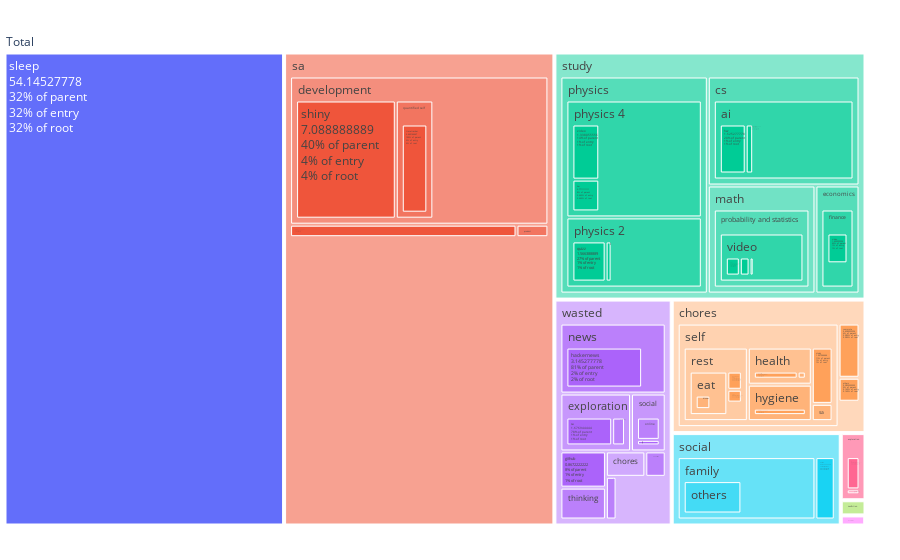

The code cell stored with this chart in its notebook:
### Code cell
# print(acts_agg)
import plotly.graph_objects as go

ids = None
labels = [act.name for act in all_acts]
texts = [act.shortname for act in all_acts]
## Make displayed labels short (recommended):
ids = labels
labels = texts
texts = ids
##
parents = [(act.parent and act.parent.name) or "" for act in all_acts]
# values = [relativedelta_total_seconds(act.duration) for act in all_acts]
values = [relativedelta_total_seconds(act.total_duration)/(3600) for act in all_acts]

# lim=19
# labels = labels[:lim]
# parents = parents[:lim]
# values = values[:lim]

# print(labels)
# print(texts)
# print(parents)
# print(values)

# https://plotly.com/python/treemaps/
# https://plotly.com/python/reference/treemap/
fig = go.Figure(go.Treemap(
    branchvalues = "total",
    ids = ids,
    labels = labels,
    parents = parents,
    values = values,
    text = texts,
    # textinfo = "text+value+percent parent+percent entry+percent root",
    textinfo = "label+value+percent parent+percent entry+percent root",
    hoverinfo = "label+text+value+percent parent+percent entry+percent root",
    # hoverinfo = "label+value+percent parent+percent entry+percent root",
))
# fig.update_layout(margin = dict(t=0, l=0, r=0, b=0))
fig.update_layout(margin = dict(t=30, l=0, r=30, b=30))
# fig.update_layout(uniformtext=dict(minsize=6, mode='hide'))
fig.show()

# fig = go.Figure(go.Treemap(
#     # branchvalues = "total",
#     labels = labels,
#     parents = parents,
#     values = values
# ))

# fig.show()

### Figure 1 — Plotly figure (JSON) as saved in the notebook; plotly's stock layout.template omitted (floating-point values rounded to 4 significant figures)
{"data": [{"branchvalues": "total", "hoverinfo": "label+text+value+percent parent+percent entry+percent root", "ids": ["Total", "sa", "sa_development", "sa_development_quantified self", "sa_development_quantified self_timetracker", "sa_development_shiny", "sa_p4v", "sa_product", "sa_product_evaluation", "wasted", "wasted_nonfiction", "wasted_nonfiction_reading", "wasted_social", "wasted_social_online", "wasted_social_online_forums", "wasted_social_family", "wasted_entertainment", "wasted_entertainment_video games", "wasted_news", "wasted_news_hackernews", "wasted_thinking", "wasted_thinking_self inspection", "wasted_chores", "wasted_chores_self", "wasted_chores_self_sa", "wasted_chores_self_sa_github", "wasted_chores_self_rest", "wasted_chores_self_rest_wakingup", "wasted_exploration", "wasted_exploration_sa", "wasted_exploration_gathering", "wasted_exploration_gathering_music", "wasted_github", "chores", "chores_self", "chores_self_rest", "chores_self_rest_glue", "chores_self_rest_eat", "chores_self_rest_eat_dinner", "chores_self_rest_eat_dinner_family", "chores_self_rest_eat_lunch", "chores_self_rest_wakingup", "chores_self_study", "chores_self_health", "chores_self_health_exercise", "chores_self_health_teeth", "chores_self_health_teeth_brush", "chores_self_health_teeth_floss", "chores_self_hygiene", "chores_self_hygiene_bath", "chores_self_sa", "chores_self_sa_github", "chores_others", "chores_commute", "social", "social_family", "social_family_others", "social_family_others_party", "social_online", "study", "study_math", "study_math_probability and statistics", "study_math_probability and statistics_video", "study_math_probability and statistics_video_lunch", "study_math_probability and statistics_video_eat", "study_math_probability and statistics_video_floss", "study_physics", "study_physics_physics 2", "study_physics_physics 2_quizz", "study_physics_physics 2_debug", "study_physics_physics 4", "study_physics_physics 4_hw", "study_physics_physics 4_video", "study_economics", "study_economics_finance", "study_economics_finance_video", "study_cs", "study_cs_ai", "study_cs_ai_hw", "study_cs_ai_halfhearted", "sleep", "nonfiction", "nonfiction_reading", "exploration", "exploration_sa", "exploration_gathering", "exploration_gathering_music", "meditation", "meditation_thinking"], "labels": ["Total", "sa", "development", "quantified self", "timetracker", "shiny", "p4v", "product", "evaluation", "wasted", "nonfiction", "reading", "social", "online", "forums", "family", "entertainment", "video games", "news", "hackernews", "thinking", "self inspection", "chores", "self", "sa", "github", "rest", "wakingup", "exploration", "sa", "gathering", "music", "github", "chores", "self", "rest", "glue", "eat", "dinner", "family", "lunch", "wakingup", "study", "health", "exercise", "teeth", "brush", "floss", "hygiene", "bath", "sa", "github", "others", "commute", "social", "family", "others", "party", "online", "study", "math", "probability and statistics", "video", "lunch", "eat", "floss", "physics", "physics 2", "quizz", "debug", "physics 4", "hw", "video", "economics", "finance", "video", "cs", "ai", "hw", "halfhearted", "sleep", "nonfiction", "reading", "exploration", "sa", "gathering", "music", "meditation", "thinking"], "parents": ["", "Total", "sa", "sa_development", "sa_development_quantified self", "sa_development", "sa", "sa", "sa_product", "Total", "wasted", "wasted_nonfiction", "wasted", "wasted_social", "wasted_social_online", "wasted_social", "wasted", "wasted_entertainment", "wasted", "wasted_news", "wasted", "wasted_thinking", "wasted", "wasted_chores", "wasted_chores_self", "wasted_chores_self_sa", "wasted_chores_self", "wasted_chores_self_rest", "wasted", "wasted_exploration", "wasted_exploration", "wasted_exploration_gathering", "wasted", "Total", "chores", "chores_self", "chores_self_rest", "chores_self_rest", "chores_self_rest_eat", "chores_self_rest_eat_dinner", "chores_self_rest_eat", "chores_self_rest", "chores_self", "chores_self", "chores_self_health", "chores_self_health", "chores_self_health_teeth", "chores_self_health_teeth", "chores_self", "chores_self_hygiene", "chores_self", "chores_self_sa", "chores", "chores", "Total", "social", "social_family", "social_family_others", "social", "Total", "study", "study_math", "study_math_probability and statistics", "study_math_probability and statistics_video", "study_math_probability and statistics_video", "study_math_probability and statistics_video", "study", "study_physics", "study_physics_physics 2", "study_physics_physics 2", "study_physics", "study_physics_physics 4", "study_physics_physics 4", "study", "study_economics", "study_economics_finance", "study", "study_cs", "study_cs_ai", "study_cs_ai", "Total", "Total", "nonfiction", "Total", "exploration", "exploration", "exploration_gathering", "Total", "meditation"], "text": ["Total", "sa", "sa_development", "sa_development_quantified self", "sa_development_quantified self_timetracker", "sa_development_shiny", "sa_p4v", "sa_product", "sa_product_evaluation", "wasted", "wasted_nonfiction", "wasted_nonfiction_reading", "wasted_social", "wasted_social_online", "wasted_social_online_forums", "wasted_social_family", "wasted_entertainment", "wasted_entertainment_video games", "wasted_news", "wasted_news_hackernews", "wasted_thinking", "wasted_thinking_self inspection", "wasted_chores", "wasted_chores_self", "wasted_chores_self_sa", "wasted_chores_self_sa_github", "wasted_chores_self_rest", "wasted_chores_self_rest_wakingup", "wasted_exploration", "wasted_exploration_sa", "wasted_exploration_gathering", "wasted_exploration_gathering_music", "wasted_github", "chores", "chores_self", "chores_self_rest", "chores_self_rest_glue", "chores_self_rest_eat", "chores_self_rest_eat_dinner", "chores_self_rest_eat_dinner_family", "chores_self_rest_eat_lunch", "chores_self_rest_wakingup", "chores_self_study", "chores_self_health", "chores_self_health_exercise", "chores_self_health_teeth", "chores_self_health_teeth_brush", "chores_self_health_teeth_floss", "chores_self_hygiene", "chores_self_hygiene_bath", "chores_self_sa", "chores_self_sa_github", "chores_others", "chores_commute", "social", "social_family", "social_family_others", "social_family_others_party", "social_online", "study", "study_math", "study_math_probability and statistics", "study_math_probability and statistics_video", "study_math_probability and statistics_video_lunch", "study_math_probability and statistics_video_eat", "study_math_probability and statistics_video_floss", "study_physics", "study_physics_physics 2", "study_physics_physics 2_quizz", "study_physics_physics 2_debug", "study_physics_physics 4", "study_physics_physics 4_hw", "study_physics_physics 4_video", "study_economics", "study_economics_finance", "study_economics_finance_video", "study_cs", "study_cs_ai", "study_cs_ai_hw", "study_cs_ai_halfhearted", "sleep", "nonfiction", "nonfiction_reading", "exploration", "exploration_sa", "exploration_gathering", "exploration_gathering_music", "meditation", "meditation_thinking"], "textinfo": "label+value+percent parent+percent entry+percent root", "type": "treemap", "values": [166.7, 52.35, 17.51, 2.669, 2.669, 7.089, 1.294, 0.1825, 0.1825, 10.85, 0.2728, 0.2728, 1.056, 0.8464, 0.12, 0.2094, 0.2383, 0.2383, 3.876, 3.145, 0.7628, 0.7628, 0.5267, 0.5267, 0.1264, 0.1264, 0.4003, 0.4003, 2.147, 1.677, 0.4706, 0.4706, 0.8672, 10.59, 9.376, 4.04, 0.3319, 2.914, 1.662, 0.6717, 0.2217, 0.47, 1.002, 2.032, 1.714, 0.3181, 0.3181, 0, 1.995, 1.995, 0.3061, 0.3061, 0.2822, 0.6381, 6.394, 5.607, 2.573, 2.573, 0.7872, 31.47, 5.637, 5.637, 5.637, 0.7686, 1.101, 0.3231, 15.51, 5.817, 1.566, 0.2811, 9.693, 0.7711, 1.338, 2.308, 2.308, 1.431, 8.015, 8.015, 1.625, 0.4683, 54.15, 0.1536, 0.1536, 0.6806, 0.5911, 0.08917, 0.08917, 0.1011, 0.1011]}], "layout": {"margin": {"b": 30, "l": 0, "r": 30, "t": 30}}}
